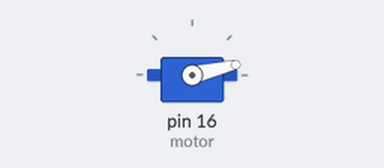
Bench run of a sketch on a simulated Arduino Uno, built with avr-gcc and run on an emulated ATmega328P. On the bench: servo.

Above: at 0.05 s.
At 4.05 s:
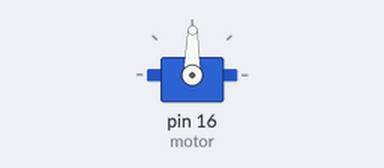
At 8.05 s:
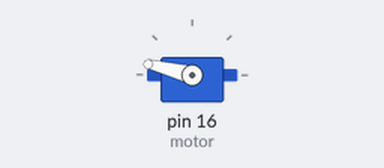
At 16.15 s:
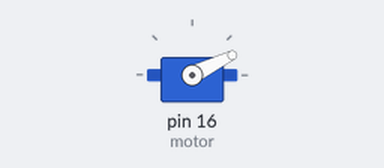
Timing chart, 0 to 21.9 s (numbered marks = the images above):
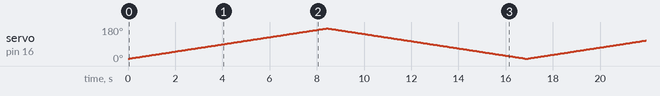

The sketch:

BasicUpload.ino
```cpp
/*
 Name:		BasicUpload.ino
 Created:	9/22/2018 3:51:12 PM
 Author:	Adam
*/

// the setup function runs once when you press reset or power the board

#include <Servo.h>

Servo motor;

void setup() {
	motor.attach(16);
	//pinMode(8, OUTPUT);
}

// the loop function runs over and over again until power down or reset
void loop() {
	for (size_t i = 670; i < 2330; i++)
	{
		motor.write(i);
		delay(5);
	}
	for (size_t i = 2330; i > 670; i--)
	{
		motor.write(i);
		delay(5);
	}
}
```
